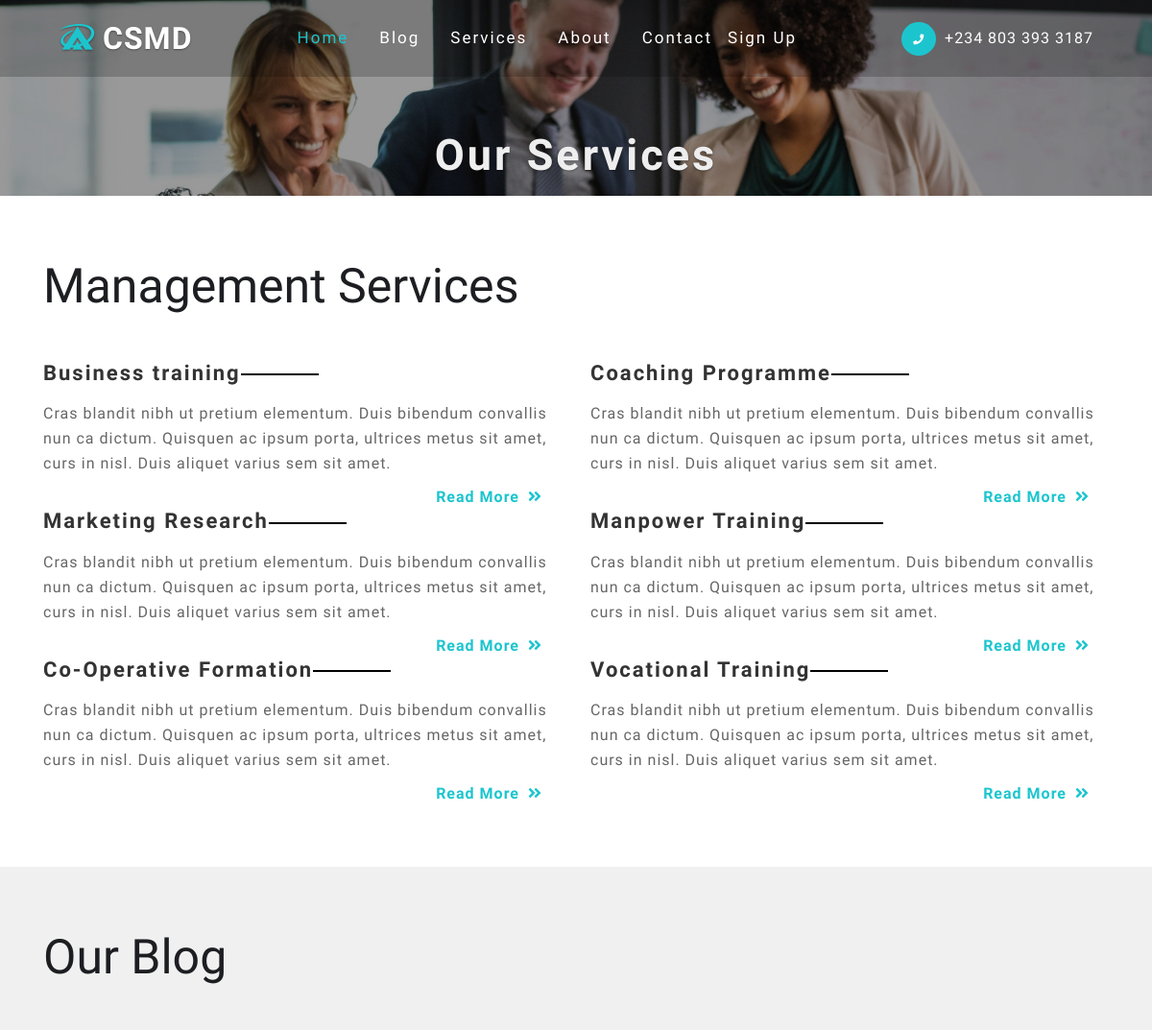
/services/ (upper part), run on an earlier commit of the app's database.
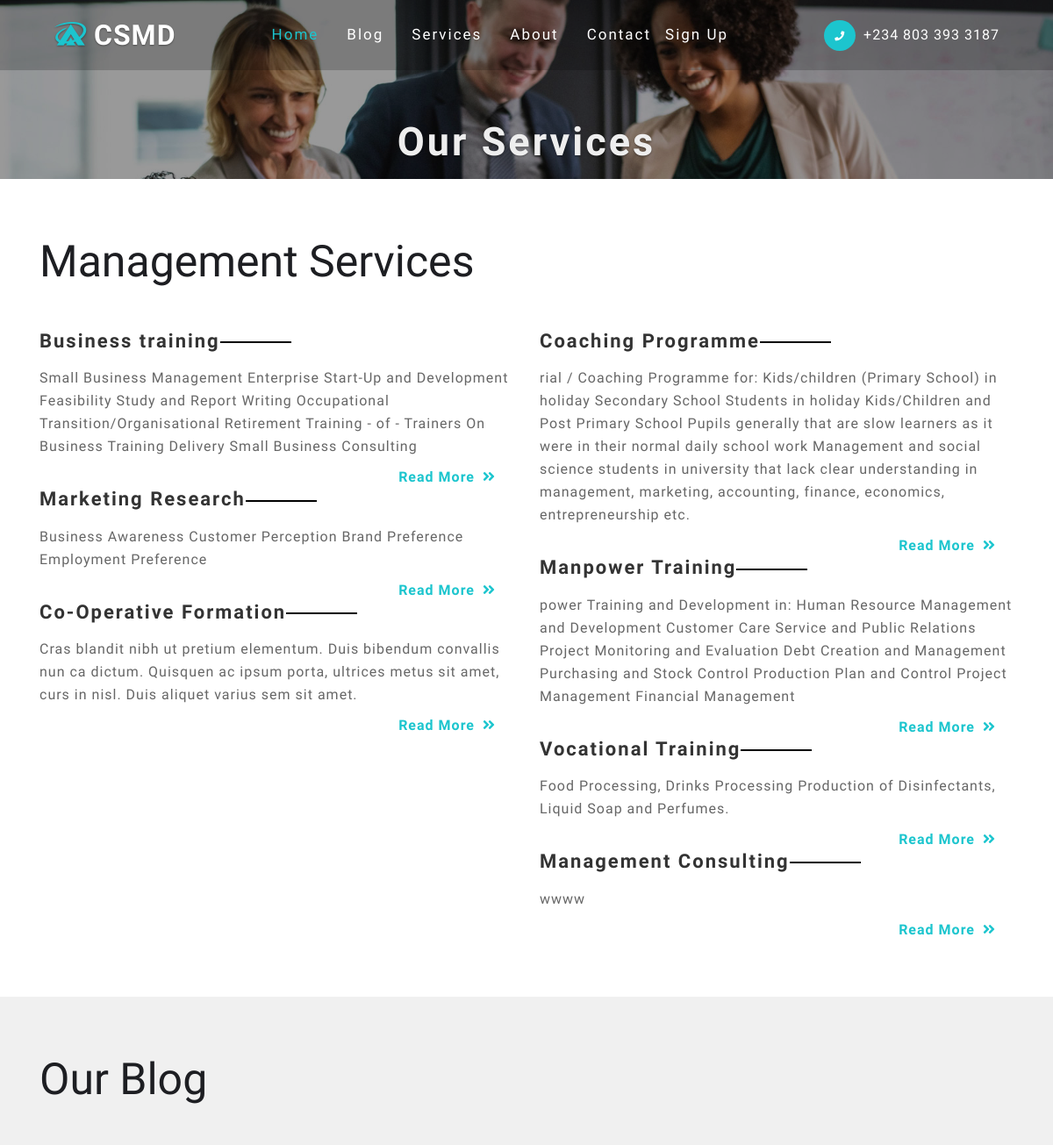
And on a later commit of the database.
### services/models.py (models this page shows, shortened)
class Service(models.Model):
	title = models.CharField(max_length=50)
	description = models.TextField()

### pages/views.py (the view)
# urls.py: path('services/', views.services, name='services'),
def services(request):
    about = "The Centre for Self Employment and Management Development (CSMD) Company is an indigenous business start up and management development trainer, consultant, vocational and entrepreneurship skills provider for all categories of employees and potential entrepreneurs including unemployed individuals in the society. She also caters for the needs of old workers (both the current and intending retirees)."
    services = Service.objects.all()
    blog = BlogPost.objects.all().order_by('-id')[:2]
    services1 = Service.objects.all()[:3]
    services2 = Service.objects.all()[3:]
    context = {
        "services3": services,
        "services2": services2,
        "services1": services1,
        'about':about,
        'blog':blog,
    }
    return render(request, 'pages/services.html', context)

### templates/pages/services.html (shortened to what this page needs)
{% extends 'base.html' %}
{% load static %}
{% block content %}
<section class="inner-banner">
	<div class="banner-layer">
		<h1 class="text-center">Our Services</h1>
	</div>
</section>
<section class="services py-5">
	<div class="container py-md-3">
		<h3 class="heading mb-lg-5 mb-4">Management services</h3>
		<div class="row service_grids">
			<div class="col-lg-6 w3-agile-grid">
				{% for service in services1 %}
				<div class="grid agile-info">
					<h4 class="mb-3">{{ service.title }}</h4>
					<p>{{ service.description }}</p>
					<a href="#" data-toggle="modal" data-target="#exampleModalCenter" role="button">Read More <span class="fas ml-1 fa-angle-double-right"></span> </a>
				</div>
				{% endfor %}
			</div>
			<div class="col-lg-6 w3-agile-grid">
				{% for service in services2 %}
				<div class="grid agile-info">
					<h4 class="mb-3">{{ service.title }}</h4>
					<p>{{ service.description }}</p>
					<a href="#" data-toggle="modal" data-target="#exampleModalCenter" role="button">Read More <span class="fas ml-1 fa-angle-double-right"></span> </a>
				</div>
				{% endfor %}
			</div>
		</div>
	</div>
</section>
<section class="blog">
	<div class="workd py-5">
		<div class="container py-md-3">
			<h3 class="heading mb-lg-5 mb-4">Our Blog</h3>
		</div>
	</div>
</section>
{% endblock content %}

What changed in the data, as far as the page shows it:
changed Service "Business training": description "Cras blandit nibh ut pretium elementum. Duis bibendum convallis nun ca dictum. Quisquen ac ipsum porta, ultrices metus sit amet, curs in nisl. Duis aliquet varius sem sit amet." → "Small Business Management Enterprise Start-Up and Development Feasibility Study and Report Writing Occupational Transition/Organisational Retirement Training - of - Trainers On Business Training Delivery Small Business Consulting"
changed Service "Marketing Research": description "Cras blandit nibh ut pretium elementum. Duis bibendum convallis nun ca dictum. Quisquen ac ipsum porta, ultrices metus sit amet, curs in nisl. Duis aliquet varius sem sit amet." → "Business Awareness Customer Perception Brand Preference Employment Preference"
changed Service "Coaching Programme": description "Cras blandit nibh ut pretium elementum. Duis bibendum convallis nun ca dictum. Quisquen ac ipsum porta, ultrices metus sit amet, curs in nisl. Duis aliquet varius sem sit amet." → "rial / Coaching Programme for: Kids/children (Primary School) in holiday Secondary School Students in holiday Kids/Children and Post Primary School Pupils generally that are slow learners as it were in their normal daily school work Management and social science students in university that lack clear understanding in management, marketing, accounting, finance, economics, entrepreneurship etc."
changed Service "Manpower Training": description "Cras blandit nibh ut pretium elementum. Duis bibendum convallis nun ca dictum. Quisquen ac ipsum porta, ultrices metus sit amet, curs in nisl. Duis aliquet varius sem sit amet." → "power Training and Development in: Human Resource Management and Development Customer Care Service and Public Relations Project Monitoring and Evaluation Debt Creation and Management Purchasing and Stock Control Production Plan and Control Project Management Financial Management"
changed Service "Vocational Training": description "Cras blandit nibh ut pretium elementum. Duis bibendum convallis nun ca dictum. Quisquen ac ipsum porta, ultrices metus sit amet, curs in nisl. Duis aliquet varius sem sit amet." → "Food Processing, Drinks Processing Production of Disinfectants, Liquid Soap and Perfumes."
added Service: title "Management Consulting", description "wwww"
